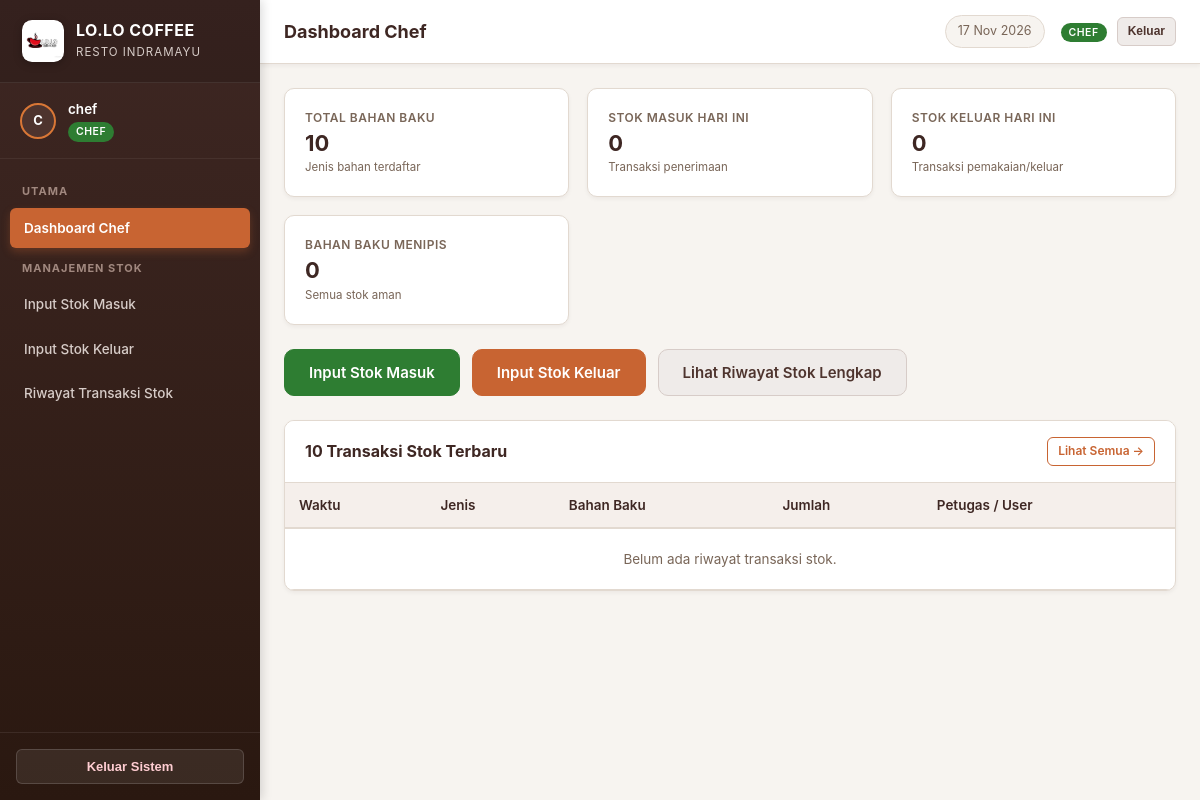
The app's page /pages/chef/dashboard.php (signed in), older data.
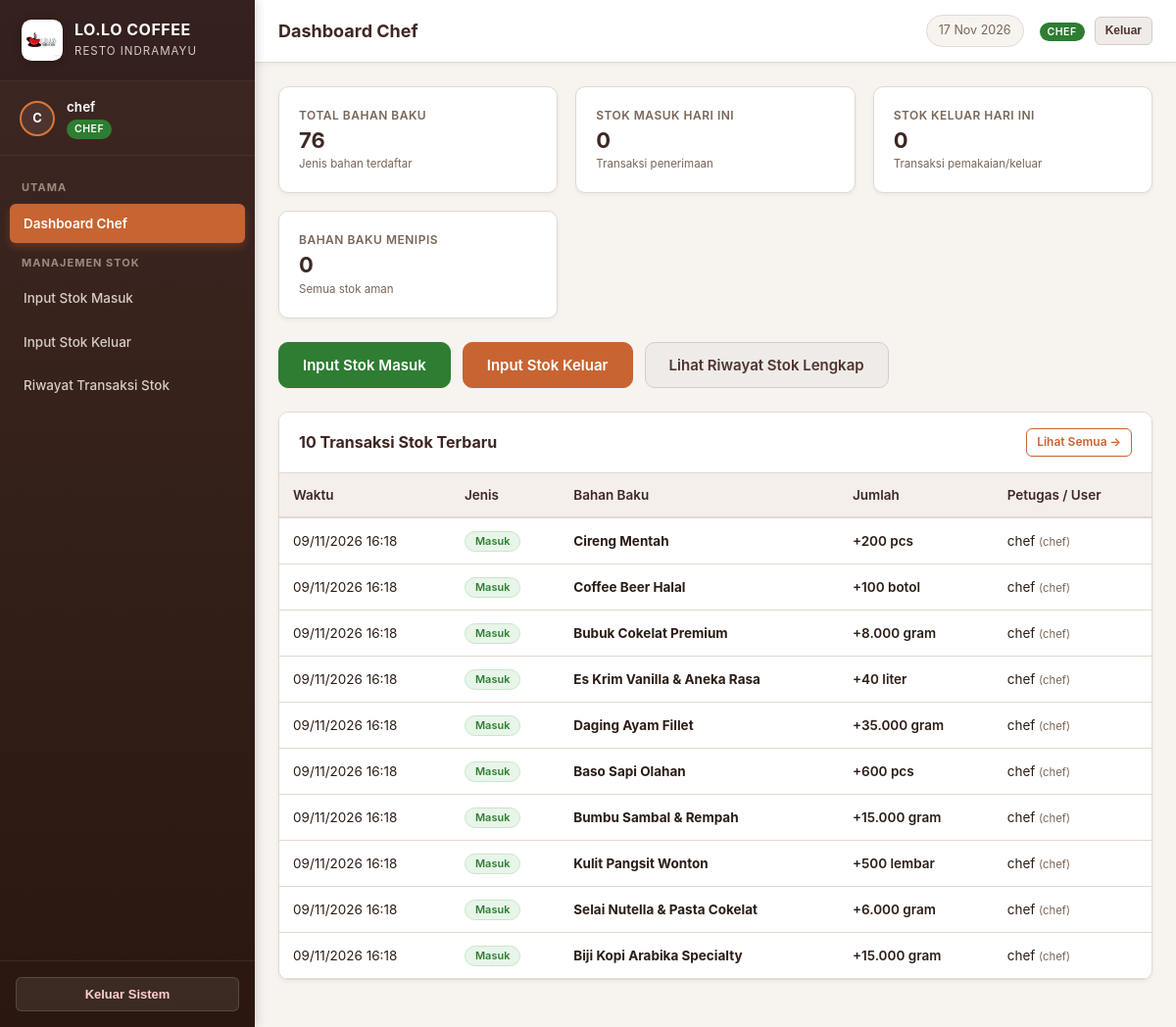
The same page, newer data.
### tables this page shows
CREATE TABLE `transaksi_stok` (
    `id_transaksi` INT AUTO_INCREMENT PRIMARY KEY,
    `tanggal` DATETIME NOT NULL DEFAULT CURRENT_TIMESTAMP,
    `jenis_stok` ENUM('masuk', 'keluar') NOT NULL,
    `jumlah_stok` DECIMAL(10,2) NOT NULL,
    `id_bahan` INT NOT NULL,
    `id_user` INT NOT NULL,
    CONSTRAINT `fk_stok_bahan` FOREIGN KEY (`id_bahan`) REFERENCES `bahan_baku` (`id_bahan`) ON DELETE RESTRICT,
    CONSTRAINT `fk_stok_user` FOREIGN KEY (`id_user`) REFERENCES `pengguna` (`id_user`) ON DELETE RESTRICT
);

CREATE TABLE `bahan_baku` (
    `id_bahan` INT AUTO_INCREMENT PRIMARY KEY,
    `nama_bahan` VARCHAR(100) NOT NULL,
    `satuan` VARCHAR(20) NOT NULL,
    `stok_bahan` DECIMAL(10,2) NOT NULL DEFAULT 0.00,
    `batas_minimal` DECIMAL(10,2) NOT NULL DEFAULT 0.00,
    `created_at` TIMESTAMP DEFAULT CURRENT_TIMESTAMP
);

CREATE TABLE `pengguna` (
    `id_user` INT AUTO_INCREMENT PRIMARY KEY,
    `username` VARCHAR(50) NOT NULL UNIQUE,
    `password` VARCHAR(255) NOT NULL,
    `role` ENUM('chef', 'kasir', 'pemilik') NOT NULL,
    `created_at` TIMESTAMP DEFAULT CURRENT_TIMESTAMP
);

### config/database.php (called while the page is built, shortened)
<?php
class Database {
    private static $host = '127.0.0.1';
    private static $db_name = 'proyek 1';
    private static $username = 'root';
    private static $password = '';
    private static $conn = null;
    public static function getConnection() {
        if (self::$conn === null) {
            try {
                $options = [
                    PDO::ATTR_ERRMODE => PDO::ERRMODE_EXCEPTION,
                    PDO::ATTR_DEFAULT_FETCH_MODE => PDO::FETCH_ASSOC,
                    PDO::ATTR_EMULATE_PREPARES => true,
                    PDO::MYSQL_ATTR_MULTI_STATEMENTS => true,
                ];
                $dsn = "mysql:host=" . self::$host . ";dbname=" . self::$db_name . ";charset=utf8mb4";
                try {
                    self::$conn = new PDO($dsn, self::$username, self::$password, $options);
                } catch (PDOException $e) {
                    if ($e->getCode() == 1049 || strpos($e->getMessage(), 'Unknown database') !== false) {
                        $serverPdo = new PDO("mysql:host=" . self::$host . ";charset=utf8mb4", self::$username, self::$password, $options);
                        $serverPdo->exec("CREATE DATABASE IF NOT EXISTS `" . self::$db_name . "` DEFAULT CHARACTER SET utf8mb4 COLLATE utf8mb4_unicode_ci;");
                        self::$conn = new PDO($dsn, self::$username, self::$password, $options);
                    } else {
                        throw $e;
                    }
                }
                $needImport = false;
                $checkTable = self::$conn->query("SHOW TABLES LIKE 'menu'");
                if ($checkTable->rowCount() === 0) {
                    $needImport = true;
                } else {
                    $countMenu = (int)self::$conn->query("SELECT COUNT(*) FROM `menu`")->fetchColumn();
                    if ($countMenu < 50) {
                        $needImport = true;
                    }
                }
                if ($needImport) {
                    $sqlFile = __DIR__ . '/../database.sql';
                    if (file_exists($sqlFile)) {
                        $sqlContent = file_get_contents($sqlFile);
                        $sqlContent = preg_replace('/USE `?[^`]+`?;/i', '', $sqlContent);
                        $sqlContent = preg_replace('/CREATE DATABASE IF NOT EXISTS [^;]+;/i', '', $sqlContent);
                        try {
                            self::$conn->exec($sqlContent);
                        } catch (PDOException $ex) {
                            $statements = array_filter(array_map('trim', explode(";\n", $sqlContent)));
                            foreach ($statements as $stmt) {
                                if (!empty($stmt)) {
                                    self::$conn->exec($stmt);
                                }
                            }
                        }
                    }
                }
            } catch (PDOException $e) {
                die('<div style="font-family:Segoe UI,sans-serif;max-width:600px;margin:50px auto;padding:24px;background:#fff3cd;border:1px solid #ffeeba;border-radius:8px;color:#856404;">' .
                    '<h3 style="margin-top:0;">Gagal Terhubung ke Database MySQL</h3>' .
                    '<p>Pastikan MySQL di Laragon / XAMPP sudah aktif.</p>' .
                    '<p><small>Detail Error: ' . htmlspecialchars($e->getMessage()) . '</small></p>' .
                    '</div>');
            }
        }
        return self::$conn;
    }
}
if (!function_exists('format_angka')) {
    function format_angka($angka) {
        return (floatval($angka) == intval($angka)) ? number_format($angka, 0, ',', '.') : number_format($angka, 2, ',', '.');
    }
}

### classes/BahanBaku.php (called while the page is built, shortened)
<?php
require_once __DIR__ . '/../config/database.php';
class BahanBaku {
    private $db;
    public function __construct() {
        $this->db = Database::getConnection();
    }
    public function countTotal() {
        $stmt = $this->db->query("SELECT COUNT(*) AS total FROM bahan_baku");
        $row = $stmt->fetch();
        return (int)($row['total'] ?? 0);
    }
}

### classes/TransaksiStok.php (called while the page is built, shortened)
<?php
require_once __DIR__ . '/../config/database.php';
require_once __DIR__ . '/BahanBaku.php';
class TransaksiStok {
    private $db;
    public function __construct() {
        $this->db = Database::getConnection();
    }
    public function getRiwayat($limit = 50, $jenis = null) {
        $sql = "
            SELECT ts.*, b.nama_bahan, b.satuan, u.username as nama_user, u.role
            FROM transaksi_stok ts
            JOIN bahan_baku b ON ts.id_bahan = b.id_bahan
            JOIN pengguna u ON ts.id_user = u.id_user
        ";
        $params = [];
        $sql .= " ORDER BY ts.tanggal DESC LIMIT " . (int)$limit;
        $stmt = $this->db->prepare($sql);
        $stmt->execute($params);
        return $stmt->fetchAll();
    }
}

### pages/chef/dashboard.php (the view, shortened to what the changed rows need)
<?php
require_once __DIR__ . '/../../classes/BahanBaku.php';
require_once __DIR__ . '/../../classes/TransaksiStok.php';
$bahanModel = new BahanBaku();
$stokModel = new TransaksiStok();
$totalBahan = $bahanModel->countTotal();
$riwayatTerbaru = $stokModel->getRiwayat(10);
require_once __DIR__ . '/../../includes/header.php';
?>
<div class="stats-grid">
    <div class="stat-card">
        <div class="stat-content">
            <div class="stat-label">Total Bahan Baku</div>
            <div class="stat-value"><?= number_format($totalBahan, 0) ?></div>
            <div class="stat-subtext">Jenis bahan terdaftar</div>
        </div>
    </div>
</div>
<div class="card">
    <div class="table-responsive">
        <table class="table">
            <thead>
                <tr>
                    <th>Waktu</th>
                    <th>Jenis</th>
                    <th>Bahan Baku</th>
                    <th>Jumlah</th>
                    <th>Petugas / User</th>
                </tr>
            </thead>
            <tbody>
                <?php if (empty($riwayatTerbaru)): ?>
                    <tr>
                        <td colspan="5" style="text-align:center; padding: 20px; color: var(--text-muted);">
                            Belum ada riwayat transaksi stok.
                        </td>
                    </tr>
                <?php else: ?>
                    <?php foreach ($riwayatTerbaru as $r): ?>
                        <tr>
                            <td><?= date('d/m/Y H:i', strtotime($r['tanggal'])) ?></td>
                            <td>
                                <?php if ($r['jenis_stok'] === 'masuk'): ?>
                                    <span class="badge badge-success">Masuk</span>
                                <?php else: ?>
                                    <span class="badge badge-warning">Keluar</span>
                                <?php endif; ?>
                            </td>
                            <td><strong><?= htmlspecialchars($r['nama_bahan']) ?></strong></td>
                            <td style="font-weight:600;">
                                <?= ($r['jenis_stok'] === 'masuk' ? '+' : '-') . format_angka($r['jumlah_stok']) ?> <?= htmlspecialchars($r['satuan']) ?>
                            </td>
                            <td>
                                <?= htmlspecialchars($r['nama_user']) ?>
                                <small style="color:var(--text-muted);"> (<?= htmlspecialchars($r['role']) ?>)</small>
                            </td>
                        </tr>
                    <?php endforeach; ?>
                <?php endif; ?>
            </tbody>
        </table>
    </div>
</div>
<?php require_once __DIR__ . '/../../includes/footer.php'; ?>

Row changes from the older to the newer data that the page shows:
added transaksi_stok: tanggal "09/11/2026 16:18", jenis_stok "Masuk", id_bahan.nama_bahan "Cireng Mentah", jumlah_stok "200", id_bahan.satuan "pcs", id_user.username "chef", id_user.role "chef"
added transaksi_stok: tanggal "09/11/2026 16:18", jenis_stok "Masuk", id_bahan.nama_bahan "Coffee Beer Halal", jumlah_stok "100", id_bahan.satuan "botol", id_user.username "chef", id_user.role "chef"
added transaksi_stok: tanggal "09/11/2026 16:18", jenis_stok "Masuk", id_bahan.nama_bahan "Bubuk Cokelat Premium", jumlah_stok "8.000", id_bahan.satuan "gram", id_user.username "chef", id_user.role "chef"
added transaksi_stok: tanggal "09/11/2026 16:18", jenis_stok "Masuk", id_bahan.nama_bahan "Es Krim Vanilla & Aneka Rasa", jumlah_stok "40", id_bahan.satuan "liter", id_user.username "chef", id_user.role "chef"
added transaksi_stok: tanggal "09/11/2026 16:18", jenis_stok "Masuk", id_bahan.nama_bahan "Daging Ayam Fillet", jumlah_stok "35.000", id_bahan.satuan "gram", id_user.username "chef", id_user.role "chef"
added transaksi_stok: tanggal "09/11/2026 16:18", jenis_stok "Masuk", id_bahan.nama_bahan "Baso Sapi Olahan", jumlah_stok "600", id_bahan.satuan "pcs", id_user.username "chef", id_user.role "chef"
added transaksi_stok: tanggal "09/11/2026 16:18", jenis_stok "Masuk", id_bahan.nama_bahan "Bumbu Sambal & Rempah", jumlah_stok "15.000", id_bahan.satuan "gram", id_user.username "chef", id_user.role "chef"
added transaksi_stok: tanggal "09/11/2026 16:18", jenis_stok "Masuk", id_bahan.nama_bahan "Kulit Pangsit Wonton", jumlah_stok "500", id_bahan.satuan "lembar", id_user.username "chef", id_user.role "chef"
added transaksi_stok: tanggal "09/11/2026 16:18", jenis_stok "Masuk", id_bahan.nama_bahan "Selai Nutella & Pasta Cokelat", jumlah_stok "6.000", id_bahan.satuan "gram", id_user.username "chef", id_user.role "chef"
added transaksi_stok: tanggal "09/11/2026 16:18", jenis_stok "Masuk", id_bahan.nama_bahan "Biji Kopi Arabika Specialty", jumlah_stok "15.000", id_bahan.satuan "gram", id_user.username "chef", id_user.role "chef"
Text that changed along with them:
$totalBahan: "10" → "76"
text no longer shown: "Belum ada riwayat transaksi stok."
